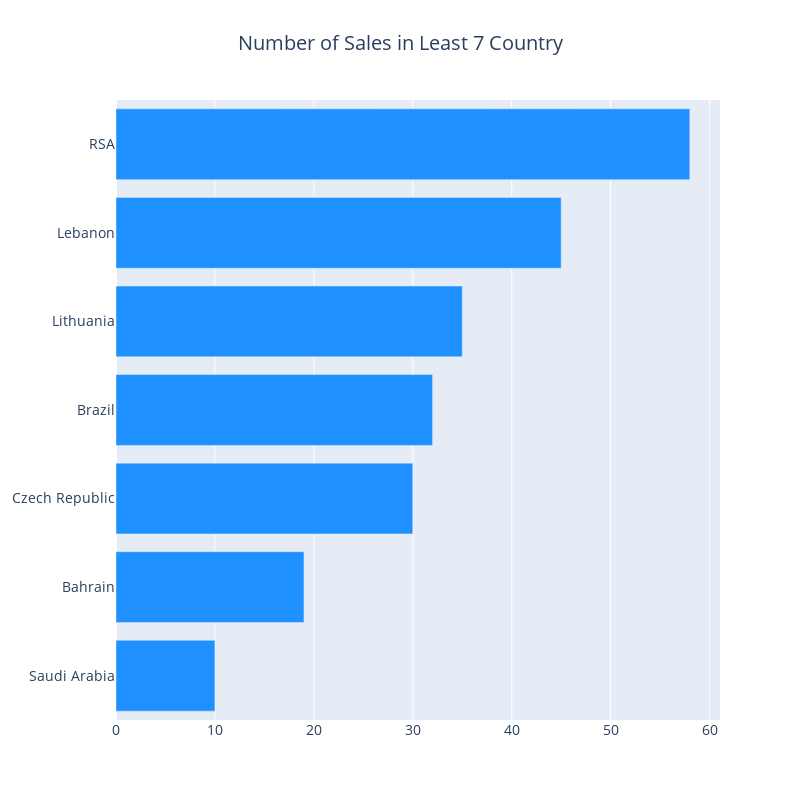

Here is the notebook cell this chart was saved with:
### Code cell
def horizontal_bar_chart(srs, color):
    trace = go.Bar(
        x=srs.values[::-1],
        y=srs.index[::-1],
        showlegend=False,
        orientation = 'h',
        marker=dict(
            color=color,
        ),
    )
    return trace

cnt_srs = Data['Country'].value_counts().tail(7)
layout = go.Layout(
    title=go.layout.Title(
        text="Number of Sales in Least 7 Country",
        x=0.5
    ),
    font=dict(size=14),
    width=800,
    height=800,
)

data = [horizontal_bar_chart(cnt_srs, "#1E90FF")]
fig = go.Figure(data=data, layout=layout)
py.iplot(fig, filename="Retail")

### Figure 1 — Plotly figure (JSON) as saved in the notebook; plotly's stock layout.template omitted (floating-point values rounded to 4 significant figures)
{"data": [{"marker": {"color": "#1E90FF"}, "orientation": "h", "showlegend": false, "type": "bar", "x": [10, 19, 30, 32, 35, 45, 58], "y": ["Saudi Arabia", "Bahrain", "Czech Republic", "Brazil", "Lithuania", "Lebanon", "RSA"]}], "layout": {"font": {"size": 14}, "height": 800, "title": {"text": "Number of Sales in Least 7 Country", "x": 0.5}, "width": 800}}
